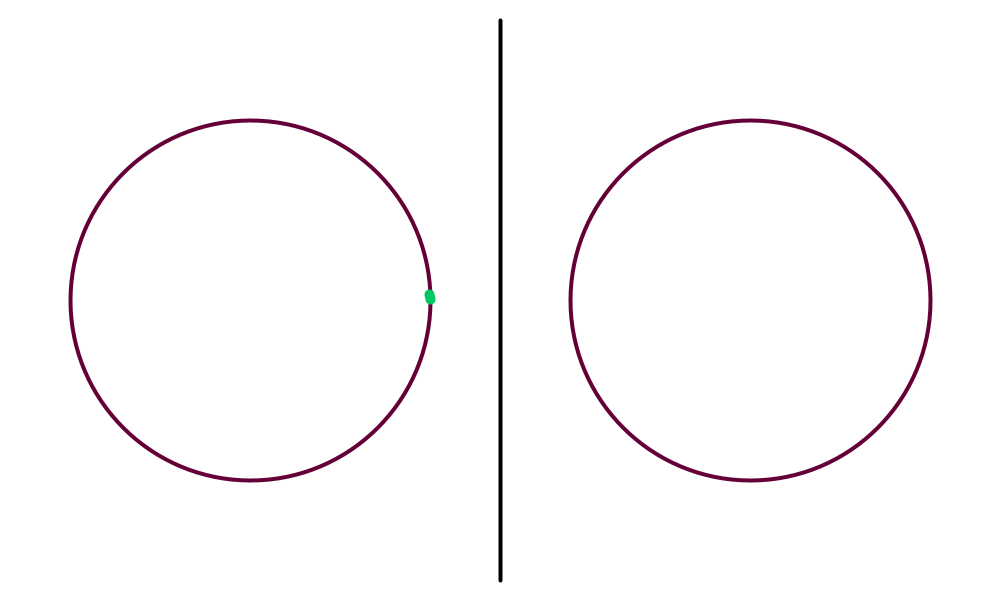
Frame 1 (no input)
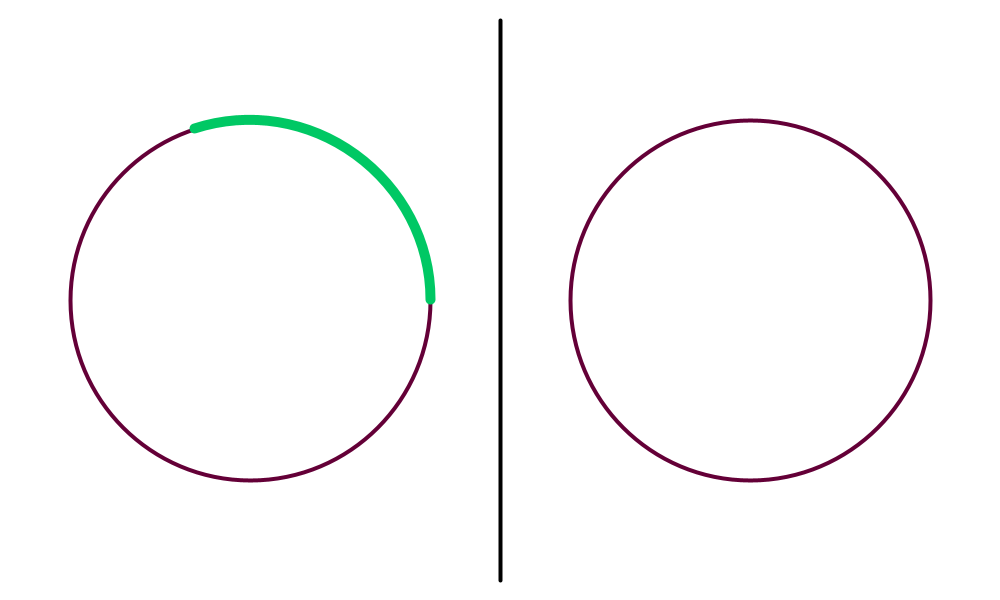
Frame 60 (the mouse pressed at the canvas centre just before this capture)
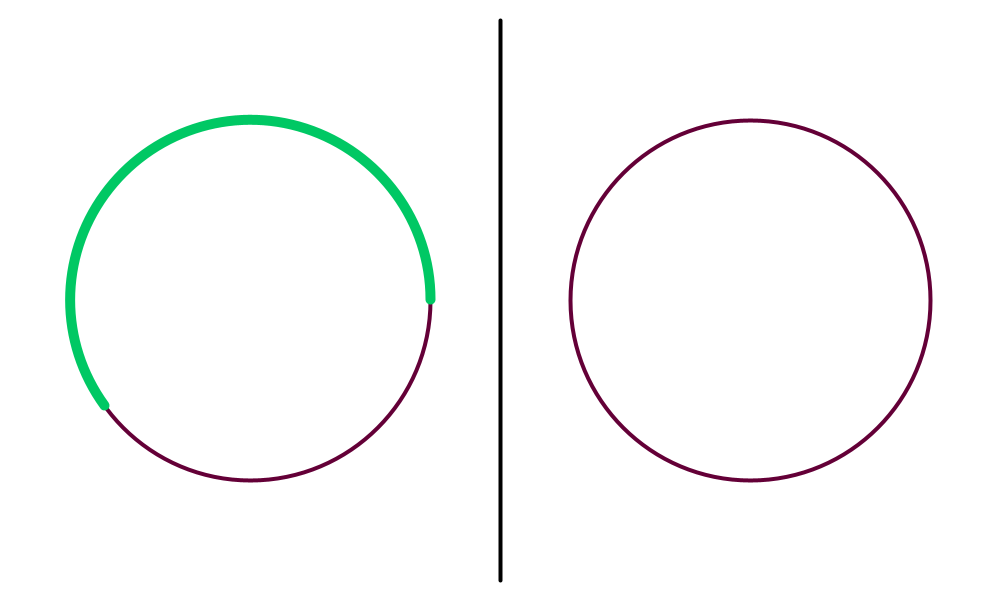
Frame 120 (the mouse held since frame 60 and released just before this capture)

The Processing sketch that drew these frames (run headless with seeded random() and noise(); from frame 60 on, the mouse is pressed at the canvas centre):

// Processing sketch: processing_93876
// ── processing_93876.pde

float arcStep = PI/100;
boolean fixedLevel = false;
int level = 1;

boolean p1turn;
boolean waiting;

float diam;
PVector p1CircleCenter;
PVector p2CircleCenter;
float p1arcStart, p1arcEnd;
float p2arcStart, p2arcEnd, p2arcShift;

void setup() {
  size(1000, 600);
  background(255);
  diam = height*.6;
  p1CircleCenter = new PVector(0.25*width, 0.5*height);
  p2CircleCenter = new PVector(0.75*width, 0.5*height);

  initial();

  strokeWeight(4);
  smooth();
}

void initial() {
  p1turn = true;
  waiting = false;

  p1arcStart = 0; 
  p1arcEnd = 0; 
  p2arcStart = 0;  
  p2arcEnd = 0;
  p2arcShift = random(0, 2*PI);
}


void draw() {
  background(255);
  strokeWeight(4);   
  stroke(0);
  line(width/2, 20, width/2, height-20);

  //draw P1 side:
  strokeWeight(4); 
  noFill(); 
  stroke(100, 0, 55);
  ellipse(p1CircleCenter.x, p1CircleCenter.y, diam, diam);
  if (p1turn)
    p1arcEnd = (p1arcEnd+arcStep)%(2*PI);

  strokeWeight(10);
  stroke(0, 200, 100);
  arc(p1CircleCenter.x, p1CircleCenter.y, diam, diam, p1arcStart-p1arcEnd, 0);  


  //draw P2 side:
  strokeWeight(4);   
  noFill(); 
  stroke(100, 0, 55);
  ellipse(p2CircleCenter.x, .5*height, diam, diam);
  if (!p1turn)
    p2arcEnd = (p2arcEnd+arcStep)%(2*PI);

  strokeWeight(10);
  stroke(0, 200, 100);
  arc(p2CircleCenter.x, p2CircleCenter.y, diam, diam, p2arcStart-p2arcEnd+p2arcShift, p2arcShift);
}

void makeResults(int lev) {
  strokeWeight(2); 
  stroke(100, 0, 55);
  fill(100, 0, 55);
  switch(lev) {
  case 1:
    ellipse(p1CircleCenter.x, p1CircleCenter.y, 10, 10);
    line(p1CircleCenter.x, p1CircleCenter.y, p1CircleCenter.x+.5*diam*cos(p1arcStart-p1arcEnd), p1CircleCenter.y+0.5*diam*sin(p1arcStart-p1arcEnd));
    line(p1CircleCenter.x, p1CircleCenter.y, p1CircleCenter.x+.5*diam, p2CircleCenter.y);

    ellipse(p2CircleCenter.x, p2CircleCenter.y, 10, 10);
    line(p2CircleCenter.x, p2CircleCenter.y, p2CircleCenter.x+0.5*diam*cos(p2arcStart-p2arcEnd+p2arcShift), p2CircleCenter.y+0.5*diam*sin(p2arcStart-p2arcEnd+p2arcShift));
    line(p2CircleCenter.x, p2CircleCenter.y, p2CircleCenter.x+0.5*diam*cos(p2arcShift), p2CircleCenter.y+0.5*diam*sin(p2arcShift));  
    break;
  case 2:
    float rpt = (p1arcStart-p1arcEnd)/2+PI;
    PVector pt = new PVector(p1CircleCenter.x+0.5*diam*cos(rpt), p1CircleCenter.y+0.5*diam*sin(rpt));
    line(pt.x, pt.y, p1CircleCenter.x+0.5*diam*cos(p1arcStart-p1arcEnd), p1CircleCenter.y+0.5*diam*sin(p1arcStart-p1arcEnd));
    line(pt.x, pt.y, p1CircleCenter.x+0.5*diam, p1CircleCenter.y);

    rpt = rpt+p2arcShift;
    pt = new PVector(p2CircleCenter.x+0.5*diam*cos(rpt), p2CircleCenter.y+0.5*diam*sin(rpt));
    line(pt.x, pt.y, p2CircleCenter.x+0.5*diam*cos(p2arcStart-p2arcEnd+p2arcShift), p2CircleCenter.y+0.5*diam*sin(p2arcStart-p2arcEnd+p2arcShift));
    line(pt.x, pt.y, p2CircleCenter.x+0.5*diam*cos(p2arcShift), p2CircleCenter.y+0.5*diam*sin(p2arcShift));
    break;
  case 3:
    background(255);
    strokeWeight(10);
    stroke(0, 200, 100);
    noFill();
    arc(p1CircleCenter.x, p1CircleCenter.y, diam, diam, p1arcStart-p1arcEnd, 0);  
    arc(p2CircleCenter.x, p1CircleCenter.y, diam, diam, p2arcStart-p2arcEnd+p2arcShift, p2arcShift);

    strokeWeight(4);   
    stroke(0);
    line(width/2, 20, width/2, height-20);

    if(!fixedLevel)
      level = 0;
    break;
  }
}

void keyPressed() {
  if (key == ' ') {
    if (waiting) { //All actions have already been stoped
      waiting = false;
      if (p1turn) {//p1 went, we looked, now p2 wants to play
        p1turn = false;
        loop();
      }
      else {//we've seen the results, now level up and start over!
        if (!fixedLevel)
          level++;
        initial();
        loop();
      }
    }
    else {//All actions need to stop now
      waiting = true;
      if (p1turn) {//p1 went, now we want to look
        noLoop();
      }
      else {//p2 went, now we want to look and see results
        noLoop();
        makeResults(level);
      }
    }
  }
  else if (key == 'p') {
    println("waiting: " + waiting);
    println("p1turn: " + p1turn);
  }
  else if (key == CODED) {
    if (keyCode == UP) {
      arcStep = PI/(min(PI/arcStep + 1, 400));
    }
    else if (keyCode == DOWN) {
      arcStep = PI/(max(PI/arcStep-1, 12));
    }
    println(PI/arcStep);
  }
}
